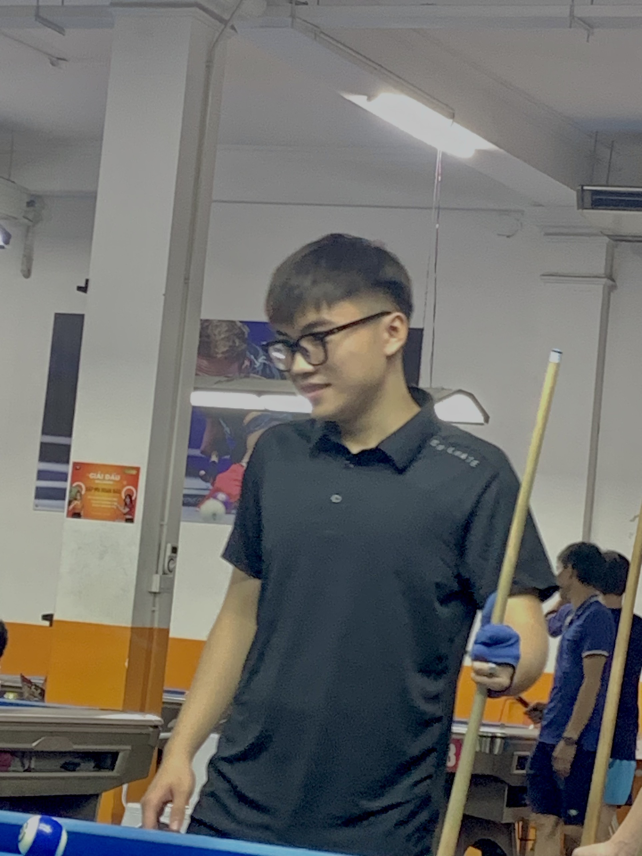
//> input picture compare_resize/opencv/Bida.jpg, 1926 x 2568 px (shown at 1/3 size)
$ ./opencv Bida.jpg   (built with g++ and OpenCV 4)
//> lines starting //> are read from the running program, lines starting //| are printed output that depends on the picture
#include <opencv2/opencv.hpp>
#include <vector>
#include <iostream>
#include <string>

std::vector<uint8_t> preprocess_image(const std::string& input_path) {
//> called with input_path = "Bida.jpg"
    // Đọc ảnh đầu vào
    cv::Mat img = cv::imread(input_path, cv::IMREAD_COLOR);
//> img is the input picture: 2568 rows x 1926 cols, CV_8UC3; mean B, G, R 106.4, 108.8, 109.3
    if (img.empty()) {
        std::cerr << "Error: Could not load image at " << input_path << std::endl;
        return std::vector<uint8_t>();
    }

    // Resize ảnh về 320x320
    cv::Mat img_resized;
    cv::resize(img, img_resized, cv::Size(320, 320), 0, 0, cv::INTER_LINEAR);
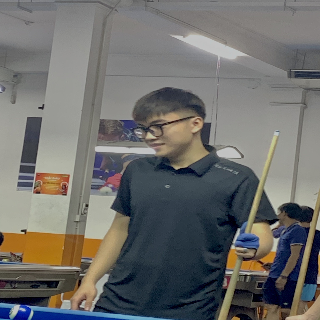
//> img_resized: 320 rows x 320 cols, CV_8UC3; mean B, G, R 106.3, 108.7, 109.2

    // Chuyển từ BGR sang RGB
    cv::cvtColor(img_resized, img_resized, cv::COLOR_BGR2RGB);

    // Chuyển dữ liệu thành vector<uint8_t>
    std::vector<uint8_t> input_data(img_resized.data, img_resized.data + img_resized.total() * img_resized.elemSize());
//> input_data = 307200 items

    std::cout << "Ảnh đã được chuyển thành Tensor thành công!" << std::endl;
    return input_data;
}

int main(int argc, char** argv) {
    if (argc != 2) {
        std::cerr << "Usage: " << argv[0] << " <input_image_path>" << std::endl;
        return -1;
    }

    std::string input_path = argv[1];
    std::vector<uint8_t> input_data = preprocess_image(input_path);
//> input_data = 307200 items

    // Kiểm tra kích thước vector
    if (!input_data.empty()) {
        std::cout << "Kích thước vector: " << input_data.size() << " bytes" << std::endl;
//| Kích thước vector: 307200 bytes
        std::cout << "Kích thước mong đợi: " << 320 * 320 * 3 << " bytes" << std::endl;
    }

    return 0;
}
